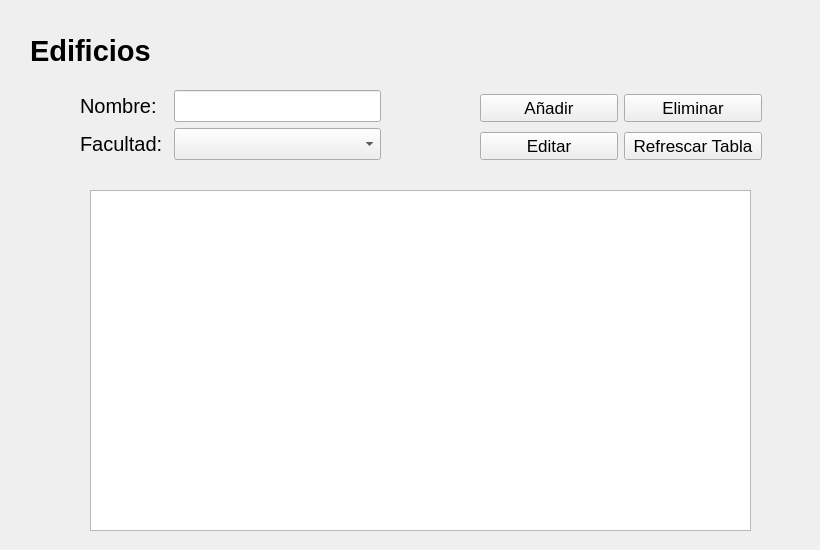
<?xml version="1.0" encoding="UTF-8"?>
<ui version="4.0">
 <class>EdificioPage</class>
 <widget class="QWidget" name="EdificioPage">
  <property name="geometry">
   <rect>
    <x>0</x>
    <y>0</y>
    <width>820</width>
    <height>550</height>
   </rect>
  </property>
  <property name="windowTitle">
   <string>Form</string>
  </property>
  <widget class="QWidget" name="">
   <property name="geometry">
    <rect>
     <x>80</x>
     <y>90</y>
     <width>301</width>
     <height>75</height>
    </rect>
   </property>
   <layout class="QFormLayout" name="formLayout">
    <item row="0" column="0">
     <widget class="QLabel" name="lblNombre">
      <property name="font">
       <font>
        <pointsize>15</pointsize>
       </font>
      </property>
      <property name="text">
       <string>Nombre:</string>
      </property>
     </widget>
    </item>
    <item row="0" column="1">
     <widget class="QLineEdit" name="leNombre">
      <property name="font">
       <font>
        <pointsize>15</pointsize>
       </font>
      </property>
     </widget>
    </item>
    <item row="1" column="0">
     <widget class="QLabel" name="lblFacultad">
      <property name="font">
       <font>
        <pointsize>15</pointsize>
       </font>
      </property>
      <property name="text">
       <string>Facultad: </string>
      </property>
     </widget>
    </item>
    <item row="1" column="1">
     <widget class="QComboBox" name="cbFacultad">
      <property name="font">
       <font>
        <pointsize>15</pointsize>
       </font>
      </property>
     </widget>
    </item>
   </layout>
  </widget>
  <widget class="QLabel" name="lblTitulo">
   <property name="geometry">
    <rect>
     <x>30</x>
     <y>20</y>
     <width>121</width>
     <height>61</height>
    </rect>
   </property>
   <property name="font">
    <font>
     <pointsize>22</pointsize>
     <bold>true</bold>
    </font>
   </property>
   <property name="text">
    <string>Edificios</string>
   </property>
  </widget>
  <widget class="QWidget" name="">
   <property name="geometry">
    <rect>
     <x>90</x>
     <y>190</y>
     <width>661</width>
     <height>341</height>
    </rect>
   </property>
   <layout class="QVBoxLayout" name="verticalLayout">
    <item>
     <widget class="QTableWidget" name="tableEdificios">
      <property name="font">
       <font>
        <pointsize>13</pointsize>
       </font>
      </property>
     </widget>
    </item>
   </layout>
  </widget>
  <widget class="QWidget" name="">
   <property name="geometry">
    <rect>
     <x>480</x>
     <y>90</y>
     <width>282</width>
     <height>74</height>
    </rect>
   </property>
   <layout class="QVBoxLayout" name="verticalLayout_2">
    <item>
     <layout class="QHBoxLayout" name="horizontalLayout">
      <item>
       <widget class="QPushButton" name="btnAnadir">
        <property name="maximumSize">
         <size>
          <width>200</width>
          <height>16777215</height>
         </size>
        </property>
        <property name="font">
         <font>
          <pointsize>13</pointsize>
         </font>
        </property>
        <property name="text">
         <string>Añadir</string>
        </property>
       </widget>
      </item>
      <item>
       <widget class="QPushButton" name="btnEliminar">
        <property name="maximumSize">
         <size>
          <width>200</width>
          <height>16777215</height>
         </size>
        </property>
        <property name="font">
         <font>
          <pointsize>13</pointsize>
         </font>
        </property>
        <property name="text">
         <string>Eliminar</string>
        </property>
       </widget>
      </item>
     </layout>
    </item>
    <item>
     <layout class="QHBoxLayout" name="horizontalLayout_2">
      <item>
       <widget class="QPushButton" name="btnEditar">
        <property name="maximumSize">
         <size>
          <width>200</width>
          <height>16777215</height>
         </size>
        </property>
        <property name="font">
         <font>
          <pointsize>13</pointsize>
         </font>
        </property>
        <property name="text">
         <string>Editar</string>
        </property>
       </widget>
      </item>
      <item>
       <widget class="QPushButton" name="btnRefrescar">
        <property name="maximumSize">
         <size>
          <width>200</width>
          <height>16777215</height>
         </size>
        </property>
        <property name="font">
         <font>
          <pointsize>13</pointsize>
         </font>
        </property>
        <property name="text">
         <string>Refrescar Tabla</string>
        </property>
       </widget>
      </item>
     </layout>
    </item>
   </layout>
  </widget>
 </widget>
 <resources/>
 <connections/>
</ui>
